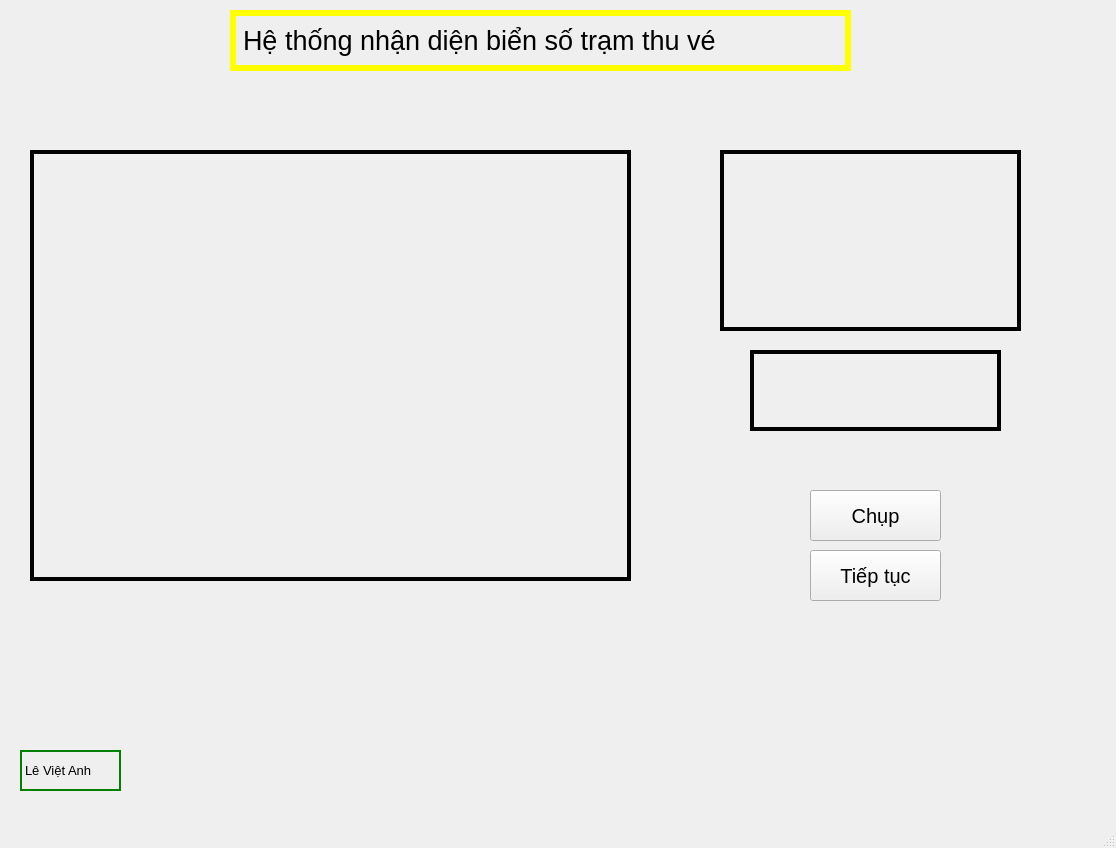
<?xml version="1.0" encoding="UTF-8"?>
<ui version="4.0">
 <class>MainWindow</class>
 <widget class="QMainWindow" name="MainWindow">
  <property name="geometry">
   <rect>
    <x>0</x>
    <y>0</y>
    <width>1116</width>
    <height>848</height>
   </rect>
  </property>
  <property name="windowTitle">
   <string>MainWindow</string>
  </property>
  <widget class="QWidget" name="centralwidget">
   <widget class="QLabel" name="label_main">
    <property name="geometry">
     <rect>
      <x>30</x>
      <y>150</y>
      <width>601</width>
      <height>431</height>
     </rect>
    </property>
    <property name="styleSheet">
     <string notr="true">border: 4px solid black</string>
    </property>
    <property name="text">
     <string/>
    </property>
   </widget>
   <widget class="QLabel" name="text_header">
    <property name="geometry">
     <rect>
      <x>230</x>
      <y>10</y>
      <width>621</width>
      <height>61</height>
     </rect>
    </property>
    <property name="font">
     <font>
      <pointsize>20</pointsize>
     </font>
    </property>
    <property name="styleSheet">
     <string notr="true">border: 6px solid yellow</string>
    </property>
    <property name="text">
     <string>Hệ thống nhận diện biển số trạm thu vé</string>
    </property>
   </widget>
   <widget class="QLabel" name="label_plate">
    <property name="geometry">
     <rect>
      <x>720</x>
      <y>150</y>
      <width>301</width>
      <height>181</height>
     </rect>
    </property>
    <property name="styleSheet">
     <string notr="true">border: 4px solid black</string>
    </property>
    <property name="text">
     <string/>
    </property>
   </widget>
   <widget class="QPushButton" name="button_take">
    <property name="geometry">
     <rect>
      <x>810</x>
      <y>490</y>
      <width>131</width>
      <height>51</height>
     </rect>
    </property>
    <property name="font">
     <font>
      <pointsize>15</pointsize>
     </font>
    </property>
    <property name="text">
     <string>Chụp</string>
    </property>
   </widget>
   <widget class="QLabel" name="label_digits">
    <property name="geometry">
     <rect>
      <x>750</x>
      <y>350</y>
      <width>251</width>
      <height>81</height>
     </rect>
    </property>
    <property name="styleSheet">
     <string notr="true">border: 4px solid black</string>
    </property>
    <property name="text">
     <string/>
    </property>
   </widget>
   <widget class="QPushButton" name="button_next">
    <property name="geometry">
     <rect>
      <x>810</x>
      <y>550</y>
      <width>131</width>
      <height>51</height>
     </rect>
    </property>
    <property name="font">
     <font>
      <pointsize>15</pointsize>
     </font>
    </property>
    <property name="text">
     <string>Tiếp tục</string>
    </property>
   </widget>
   <widget class="QLabel" name="text_header_2">
    <property name="geometry">
     <rect>
      <x>20</x>
      <y>750</y>
      <width>101</width>
      <height>41</height>
     </rect>
    </property>
    <property name="font">
     <font>
      <pointsize>10</pointsize>
     </font>
    </property>
    <property name="styleSheet">
     <string notr="true">border: 2px solid green</string>
    </property>
    <property name="text">
     <string>Lê Việt Anh</string>
    </property>
   </widget>
  </widget>
  <widget class="QMenuBar" name="menubar">
   <property name="geometry">
    <rect>
     <x>0</x>
     <y>0</y>
     <width>1116</width>
     <height>26</height>
    </rect>
   </property>
  </widget>
  <widget class="QStatusBar" name="statusbar"/>
 </widget>
 <resources/>
 <connections/>
</ui>
